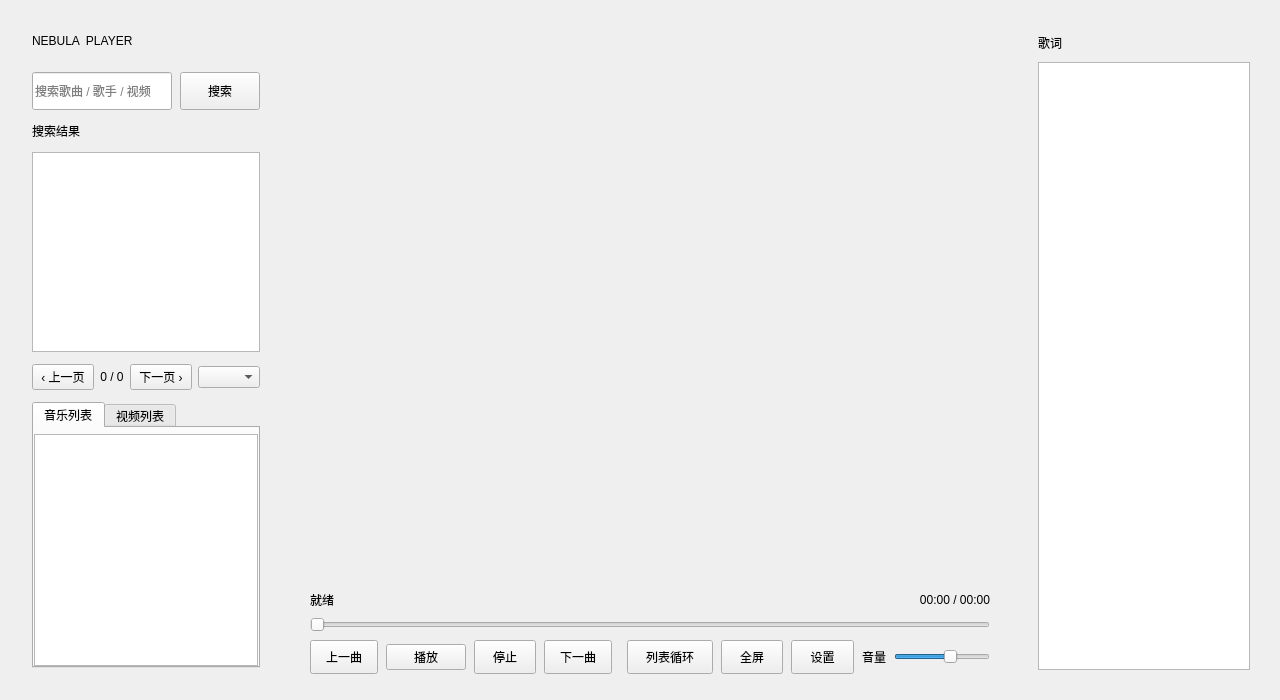
<?xml version="1.0" encoding="UTF-8"?>
<ui version="4.0">
 <class>MainWindow</class>
 <widget class="QMainWindow" name="MainWindow">
  <property name="geometry">
   <rect>
    <x>0</x>
    <y>0</y>
    <width>1280</width>
    <height>700</height>
   </rect>
  </property>
  <property name="minimumSize">
   <size>
    <width>1180</width>
    <height>640</height>
   </size>
  </property>
  <property name="windowTitle">
   <string>音乐/视频播放器</string>
  </property>
  <widget class="QWidget" name="centralwidget">
   <layout class="QHBoxLayout" name="layout_root">
    <property name="spacing">
     <number>16</number>
    </property>
    <property name="leftMargin">
     <number>16</number>
    </property>
    <property name="topMargin">
     <number>16</number>
    </property>
    <property name="rightMargin">
     <number>16</number>
    </property>
    <property name="bottomMargin">
     <number>16</number>
    </property>
    <item>
     <widget class="QFrame" name="panelSidebar">
      <property name="minimumSize">
       <size>
        <width>260</width>
        <height>0</height>
       </size>
      </property>
      <property name="maximumSize">
       <size>
        <width>340</width>
        <height>16777215</height>
       </size>
      </property>
      <property name="frameShape">
       <enum>QFrame::NoFrame</enum>
      </property>
      <layout class="QVBoxLayout" name="layout_sidebar">
       <property name="spacing">
        <number>12</number>
       </property>
       <property name="leftMargin">
        <number>16</number>
       </property>
       <property name="topMargin">
        <number>18</number>
       </property>
       <property name="rightMargin">
        <number>16</number>
       </property>
       <property name="bottomMargin">
        <number>16</number>
       </property>
       <item>
        <widget class="QLabel" name="label_brand">
         <property name="text">
          <string>NEBULA  PLAYER</string>
         </property>
        </widget>
       </item>
       <item>
        <widget class="QFrame" name="brandLine">
         <property name="frameShape">
          <enum>QFrame::NoFrame</enum>
         </property>
        </widget>
       </item>
       <item>
        <layout class="QHBoxLayout" name="layout_search">
         <property name="spacing">
          <number>8</number>
         </property>
         <item>
          <widget class="QLineEdit" name="edit_search">
           <property name="minimumSize">
            <size>
             <width>0</width>
             <height>38</height>
            </size>
           </property>
           <property name="placeholderText">
            <string>搜索歌曲 / 歌手 / 视频</string>
           </property>
           <property name="clearButtonEnabled">
            <bool>true</bool>
           </property>
          </widget>
         </item>
         <item>
          <widget class="QPushButton" name="btn_search">
           <property name="minimumSize">
            <size>
             <width>74</width>
             <height>38</height>
            </size>
           </property>
           <property name="text">
            <string>搜索</string>
           </property>
          </widget>
         </item>
        </layout>
       </item>
       <item>
        <widget class="QLabel" name="label_searchTitle">
         <property name="text">
          <string>搜索结果</string>
         </property>
        </widget>
       </item>
       <item>
        <widget class="QListView" name="list_search">
         <property name="sizePolicy">
          <sizepolicy hsizetype="Expanding" vsizetype="Expanding">
           <horstretch>0</horstretch>
           <verstretch>3</verstretch>
          </sizepolicy>
         </property>
         <property name="minimumSize">
          <size>
           <width>0</width>
           <height>72</height>
          </size>
         </property>
        </widget>
       </item>
       <item>
        <widget class="QFrame" name="frame_searchPager">
         <property name="frameShape">
          <enum>QFrame::NoFrame</enum>
         </property>
         <layout class="QHBoxLayout" name="layout_searchPager">
          <property name="spacing">
           <number>6</number>
          </property>
          <property name="leftMargin">
           <number>0</number>
          </property>
          <property name="topMargin">
           <number>0</number>
          </property>
          <property name="rightMargin">
           <number>0</number>
          </property>
          <property name="bottomMargin">
           <number>0</number>
          </property>
          <item>
           <widget class="QPushButton" name="btn_searchPrev">
            <property name="text">
             <string>‹ 上一页</string>
            </property>
            <property name="toolTip">
             <string>翻到上一页搜索结果</string>
            </property>
           </widget>
          </item>
          <item>
           <widget class="QLabel" name="label_searchPage">
            <property name="text">
             <string>0 / 0</string>
            </property>
            <property name="alignment">
             <set>Qt::AlignCenter</set>
            </property>
           </widget>
          </item>
          <item>
           <widget class="QPushButton" name="btn_searchNext">
            <property name="text">
             <string>下一页 ›</string>
            </property>
            <property name="toolTip">
             <string>翻到下一页搜索结果</string>
            </property>
           </widget>
          </item>
          <item>
           <widget class="QComboBox" name="combo_searchPageSize">
            <property name="toolTip">
             <string>每页显示的条数（会记住这次选择）</string>
            </property>
           </widget>
          </item>
         </layout>
        </widget>
       </item>
       <item>
        <widget class="QTabWidget" name="tab_media">
         <property name="sizePolicy">
          <sizepolicy hsizetype="Expanding" vsizetype="Expanding">
           <horstretch>0</horstretch>
           <verstretch>4</verstretch>
          </sizepolicy>
         </property>
         <property name="minimumSize">
          <size>
           <width>0</width>
           <height>96</height>
          </size>
         </property>
         <property name="currentIndex">
          <number>0</number>
         </property>
         <attribute name="documentMode">
          <bool>true</bool>
         </attribute>
         <widget class="QWidget" name="tab_music">
          <attribute name="title">
           <string>音乐列表</string>
          </attribute>
          <layout class="QVBoxLayout" name="layout_tabMusic">
           <property name="leftMargin">
            <number>0</number>
           </property>
           <property name="topMargin">
            <number>6</number>
           </property>
           <property name="rightMargin">
            <number>0</number>
           </property>
           <property name="bottomMargin">
            <number>0</number>
           </property>
           <item>
            <widget class="QListView" name="list_music"/>
           </item>
          </layout>
         </widget>
         <widget class="QWidget" name="tab_video">
          <attribute name="title">
           <string>视频列表</string>
          </attribute>
          <layout class="QVBoxLayout" name="layout_tabVideo">
           <property name="leftMargin">
            <number>0</number>
           </property>
           <property name="topMargin">
            <number>6</number>
           </property>
           <property name="rightMargin">
            <number>0</number>
           </property>
           <property name="bottomMargin">
            <number>0</number>
           </property>
           <item>
            <widget class="QListView" name="list_video"/>
           </item>
          </layout>
         </widget>
        </widget>
       </item>
      </layout>
     </widget>
    </item>
    <item>
     <layout class="QVBoxLayout" name="layout_center">
      <property name="spacing">
       <number>10</number>
      </property>
      <item>
       <widget class="QFrame" name="panelStage">
        <property name="frameShape">
         <enum>QFrame::NoFrame</enum>
        </property>
        <layout class="QVBoxLayout" name="layout_stage">
         <property name="spacing">
          <number>0</number>
         </property>
         <property name="leftMargin">
          <number>3</number>
         </property>
         <property name="topMargin">
          <number>3</number>
         </property>
         <property name="rightMargin">
          <number>3</number>
         </property>
         <property name="bottomMargin">
          <number>3</number>
         </property>
         <item>
          <widget class="VideoStage" name="videoStage" native="false">
           <property name="sizePolicy">
            <sizepolicy hsizetype="Expanding" vsizetype="Expanding">
             <horstretch>1</horstretch>
             <verstretch>1</verstretch>
            </sizepolicy>
           </property>
           <layout class="QVBoxLayout" name="layout_videoStage">
            <property name="spacing">
             <number>0</number>
            </property>
            <property name="leftMargin">
             <number>0</number>
            </property>
            <property name="topMargin">
             <number>0</number>
            </property>
            <property name="rightMargin">
             <number>0</number>
            </property>
            <property name="bottomMargin">
             <number>0</number>
            </property>
            <item>
             <widget class="VideoSurface" name="videoWidget">
              <property name="sizePolicy">
               <sizepolicy hsizetype="Expanding" vsizetype="Expanding">
                <horstretch>1</horstretch>
                <verstretch>1</verstretch>
               </sizepolicy>
              </property>
              <property name="minimumSize">
               <size>
                <width>320</width>
                <height>160</height>
               </size>
              </property>
             </widget>
            </item>
           </layout>
          </widget>
         </item>
        </layout>
       </widget>
      </item>
      <item>
       <widget class="QFrame" name="panelTransport">
        <property name="frameShape">
         <enum>QFrame::NoFrame</enum>
        </property>
        <layout class="QVBoxLayout" name="layout_transport">
         <property name="spacing">
          <number>8</number>
         </property>
         <property name="leftMargin">
          <number>18</number>
         </property>
         <property name="topMargin">
          <number>10</number>
         </property>
         <property name="rightMargin">
          <number>18</number>
         </property>
         <property name="bottomMargin">
          <number>10</number>
         </property>
         <item>
          <layout class="QHBoxLayout" name="layout_status">
           <item>
            <widget class="QLabel" name="label_status">
             <property name="sizePolicy">
              <sizepolicy hsizetype="Expanding" vsizetype="Preferred">
               <horstretch>1</horstretch>
               <verstretch>0</verstretch>
              </sizepolicy>
             </property>
             <property name="text">
              <string>就绪</string>
             </property>
             <property name="textFormat">
              <enum>Qt::PlainText</enum>
             </property>
            </widget>
           </item>
           <item>
            <widget class="QLabel" name="label_time">
             <property name="minimumSize">
              <size>
               <width>110</width>
               <height>0</height>
              </size>
             </property>
             <property name="text">
              <string>00:00 / 00:00</string>
             </property>
             <property name="alignment">
              <set>Qt::AlignRight|Qt::AlignVCenter</set>
             </property>
            </widget>
           </item>
          </layout>
         </item>
         <item>
          <widget class="QSlider" name="slider_progress">
           <property name="sizePolicy">
            <sizepolicy hsizetype="Expanding" vsizetype="Fixed">
             <horstretch>1</horstretch>
             <verstretch>0</verstretch>
            </sizepolicy>
           </property>
           <property name="orientation">
            <enum>Qt::Horizontal</enum>
           </property>
          </widget>
         </item>
         <item>
          <layout class="QHBoxLayout" name="layout_controls">
           <property name="spacing">
            <number>8</number>
           </property>
           <item>
            <widget class="QPushButton" name="btn_prev">
             <property name="minimumSize">
              <size>
               <width>68</width>
               <height>34</height>
              </size>
             </property>
             <property name="toolTip">
              <string>上一曲</string>
             </property>
             <property name="text">
              <string>上一曲</string>
             </property>
            </widget>
           </item>
           <item>
            <widget class="QPushButton" name="btn_play">
             <property name="toolTip">
              <string>播放 / 暂停</string>
             </property>
             <property name="text">
              <string>播放</string>
             </property>
            </widget>
           </item>
           <item>
            <widget class="QPushButton" name="btn_stop">
             <property name="minimumSize">
              <size>
               <width>60</width>
               <height>34</height>
              </size>
             </property>
             <property name="toolTip">
              <string>停止</string>
             </property>
             <property name="text">
              <string>停止</string>
             </property>
            </widget>
           </item>
           <item>
            <widget class="QPushButton" name="btn_next">
             <property name="minimumSize">
              <size>
               <width>68</width>
               <height>34</height>
              </size>
             </property>
             <property name="toolTip">
              <string>下一曲</string>
             </property>
             <property name="text">
              <string>下一曲</string>
             </property>
            </widget>
           </item>
           <item>
            <spacer name="spacer_controls">
             <property name="orientation">
              <enum>Qt::Horizontal</enum>
             </property>
             <property name="sizeType">
              <enum>QSizePolicy::Expanding</enum>
             </property>
             <property name="sizeHint" stdset="0">
              <size>
               <width>24</width>
               <height>20</height>
              </size>
             </property>
            </spacer>
           </item>
           <item>
            <widget class="QPushButton" name="btn_mode">
             <property name="minimumSize">
              <size>
               <width>86</width>
               <height>34</height>
              </size>
             </property>
             <property name="toolTip">
              <string>播放模式</string>
             </property>
             <property name="text">
              <string>列表循环</string>
             </property>
            </widget>
           </item>
           <item>
            <widget class="QPushButton" name="btn_fullscreen">
             <property name="minimumSize">
              <size>
               <width>60</width>
               <height>34</height>
              </size>
             </property>
             <property name="toolTip">
              <string>全屏</string>
             </property>
             <property name="text">
              <string>全屏</string>
             </property>
            </widget>
           </item>
           <item>
            <widget class="QPushButton" name="btn_settings">
             <property name="minimumSize">
              <size>
               <width>58</width>
               <height>34</height>
              </size>
             </property>
             <property name="toolTip">
              <string>系统设置 (Ctrl+,)</string>
             </property>
             <property name="text">
              <string>设置</string>
             </property>
            </widget>
           </item>
           <item>
            <widget class="QLabel" name="label_volume">
             <property name="text">
              <string>音量</string>
             </property>
            </widget>
           </item>
           <item>
            <widget class="QSlider" name="slider_volume">
             <property name="sizePolicy">
              <sizepolicy hsizetype="Fixed" vsizetype="Fixed">
               <horstretch>0</horstretch>
               <verstretch>0</verstretch>
              </sizepolicy>
             </property>
             <property name="minimumSize">
              <size>
               <width>96</width>
               <height>0</height>
              </size>
             </property>
             <property name="maximumSize">
              <size>
               <width>110</width>
               <height>16777215</height>
              </size>
             </property>
             <property name="maximum">
              <number>100</number>
             </property>
             <property name="value">
              <number>60</number>
             </property>
             <property name="orientation">
              <enum>Qt::Horizontal</enum>
             </property>
            </widget>
           </item>
          </layout>
         </item>
        </layout>
       </widget>
      </item>
     </layout>
    </item>
    <item>
     <widget class="QFrame" name="panelLyrics">
      <property name="minimumSize">
       <size>
        <width>240</width>
        <height>0</height>
       </size>
      </property>
      <property name="maximumSize">
       <size>
        <width>400</width>
        <height>16777215</height>
       </size>
      </property>
      <property name="frameShape">
       <enum>QFrame::NoFrame</enum>
      </property>
      <layout class="QVBoxLayout" name="layout_lyrics">
       <property name="spacing">
        <number>10</number>
       </property>
       <property name="leftMargin">
        <number>14</number>
       </property>
       <property name="topMargin">
        <number>18</number>
       </property>
       <property name="rightMargin">
        <number>14</number>
       </property>
       <property name="bottomMargin">
        <number>14</number>
       </property>
       <item>
        <widget class="QLabel" name="label_lyricsTitle">
         <property name="text">
          <string>歌词</string>
         </property>
        </widget>
       </item>
       <item>
        <widget class="LyricsView" name="list_lrc">
         <property name="sizePolicy">
          <sizepolicy hsizetype="Expanding" vsizetype="Expanding">
           <horstretch>1</horstretch>
           <verstretch>1</verstretch>
          </sizepolicy>
         </property>
         <property name="focusPolicy">
          <enum>Qt::NoFocus</enum>
         </property>
         <property name="verticalScrollBarPolicy">
          <enum>Qt::ScrollBarAsNeeded</enum>
         </property>
         <property name="horizontalScrollBarPolicy">
          <enum>Qt::ScrollBarAlwaysOff</enum>
         </property>
        </widget>
       </item>
      </layout>
     </widget>
    </item>
   </layout>
  </widget>
 </widget>
 <customwidgets>
  <customwidget>
   <class>VideoSurface</class>
   <extends>QWidget</extends>
   <header>ui/VideoSurface.h</header>
   <container>1</container>
  </customwidget>
  <customwidget>
   <class>VideoStage</class>
   <extends>QWidget</extends>
   <header>ui/VideoStage.h</header>
   <container>1</container>
  </customwidget>
  <customwidget>
   <class>LyricsView</class>
   <extends>QListWidget</extends>
   <header>ui/LyricsView.h</header>
   <container>1</container>
  </customwidget>
 </customwidgets>
 <resources/>
 <connections/>
</ui>
